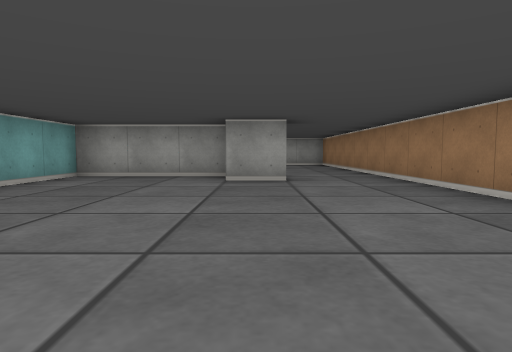
[1] (above)

12 first-person views from a walk through a cub3D maze. The camera is about half as high as the walls, tilts 4° down and sees 75° across. The floor is counted in squares. Each view is taken from the middle of a square. On the plan, view 1 faces up. The plan holds only what a view shows up to about 9 squares ahead; the rest is blank.

[2]
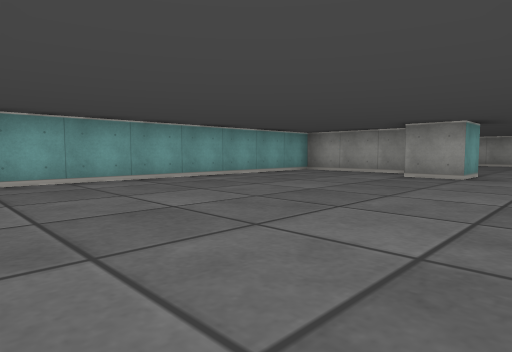

[3]
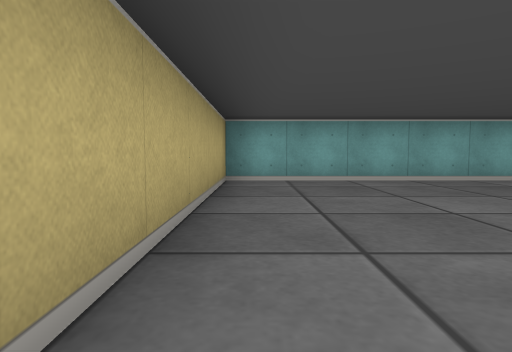

[4]
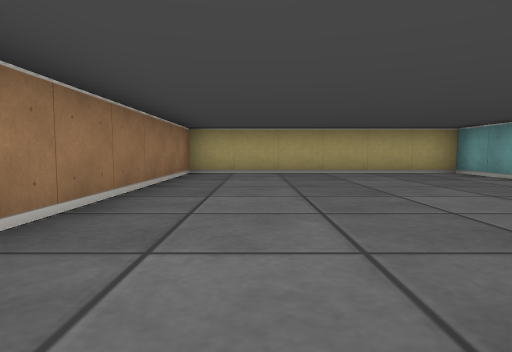

[5]
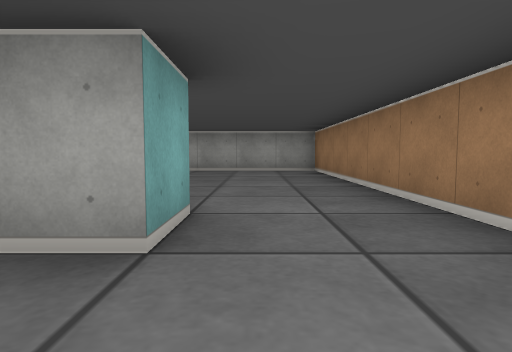

[6]
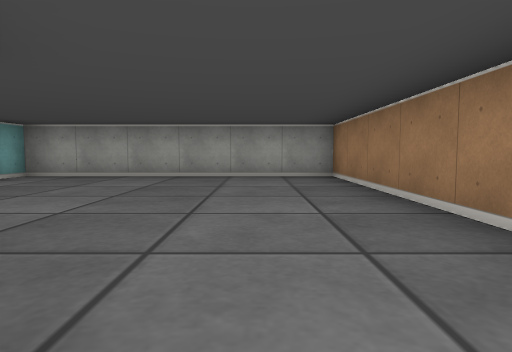

[7]
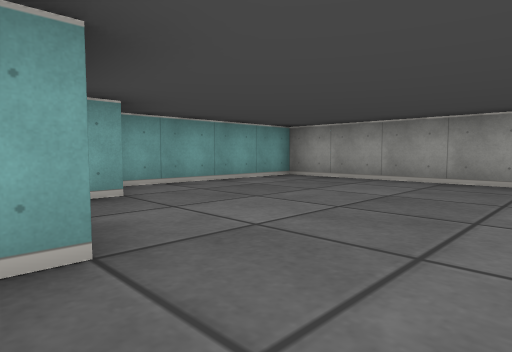

[8]
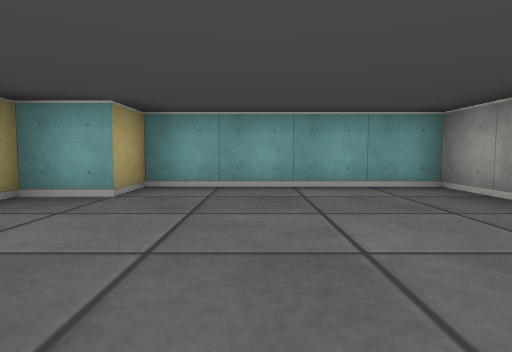

[9]
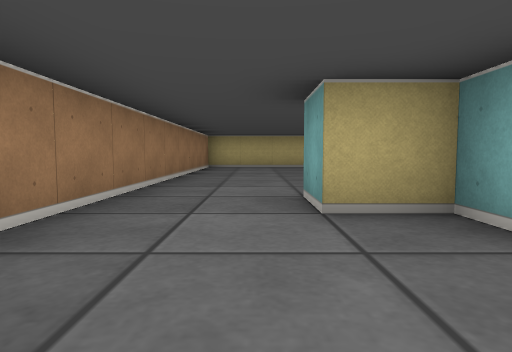

[10]
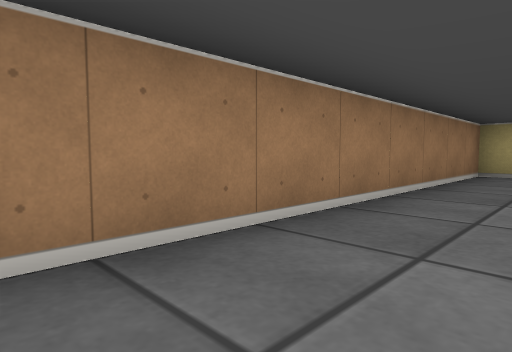

[11]
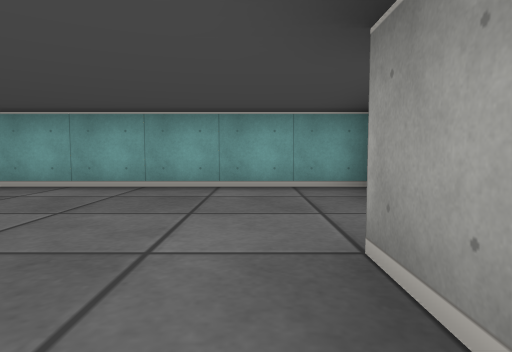

[12]
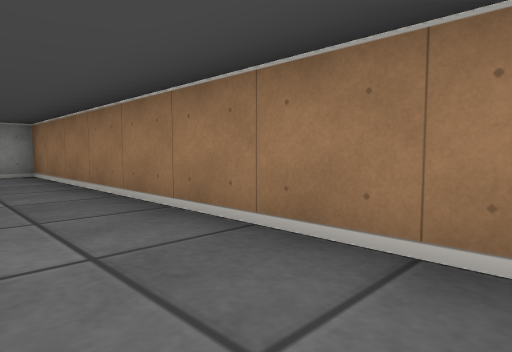

### Floor plan
Points are (right, up) in squares from view 1. A wall is a line through its corners. A room is listed if a view was taken in it or the views show most of it. See-through windows are left out.
Room 1 (views 1, 2, 3, 5, 11, 12)
walls: (0.5, 5.5) (-0.5, 5.5); (-0.5, 6.5) (-3.5, 6.5) (-3.5, -1.5) (2.5, -1.5) (2.5, 4.5)
ways out: opening at (1.5, 5.5) to room 2
Room 2 (views 4, 6, 7, 8, 9, 10)
walls: (-0.5, 7.6) (-0.5, 6.5) (0.5, 6.5) (0.5, 5.5); (2.5, 4.5) (2.5, 12.5) (-3.5, 12.5) (-3.5, 8.5) (-2.5, 8.5) (-2.5, 7.5)
ways out: opening at (1.5, 5.5) to room 1

Positions as (right, up) in squares from view 1, and headings:
1: (0, 0), facing up
2: (2, -1), facing up-left
3: (2, -1), facing left
4: (1, 6), facing down
5: (1, 4), facing up
6: (1, 6), facing up
7: (1, 7), facing up-left
8: (1, 10), facing left
9: (1, 9), facing down
10: (1, 6), facing down-right
11: (1, 5), facing left
12: (1, 5), facing up-right
